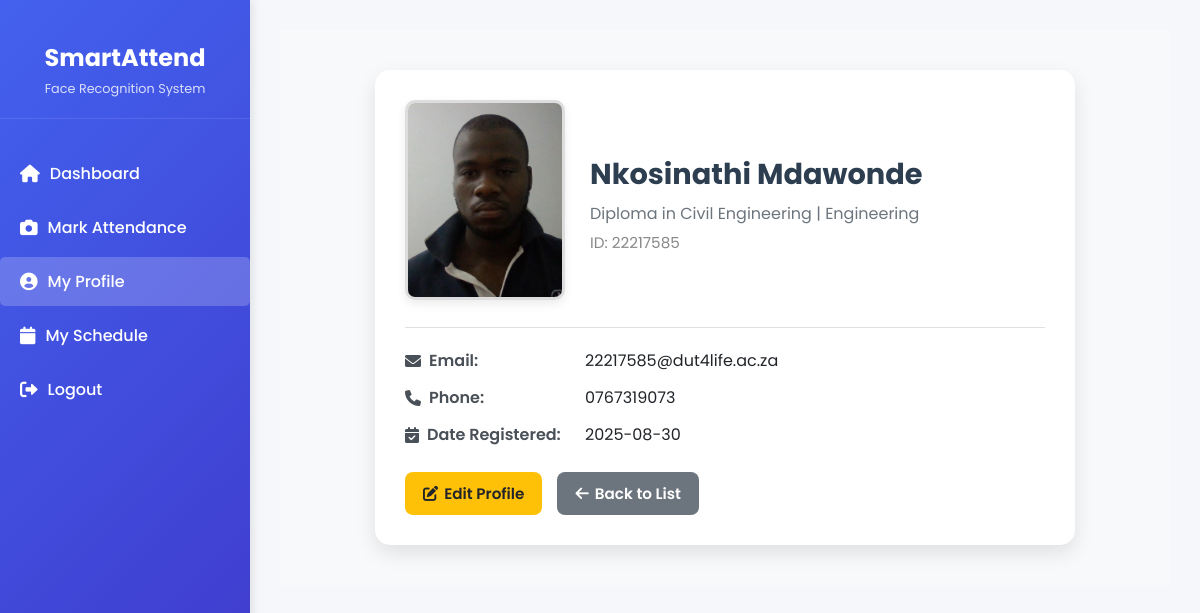
Page /student/22217585 (signed in) on the committed database.
### app.py (models this page shows)
class Student(db.Model):
    id = db.Column(db.Integer, primary_key=True)
    student_id = db.Column(db.String(20), unique=True, nullable=False)
    name = db.Column(db.String(100), nullable=False)
    faculty = db.Column(db.String(50))
    course = db.Column(db.String(50))
    email = db.Column(db.String(100))
    phone = db.Column(db.String(20))
    password = db.Column(db.String(100), nullable=False)  # Add this line
    date_registered = db.Column(db.DateTime, default=datetime.utcnow)

### app.py (the view)
@app.route('/student/<string:student_id>')
def view_student(student_id):
    student = Student.query.filter_by(student_id=student_id).first_or_404()
    if 'student_id' in session and session['student_id'] == student_id:
        today = datetime.now().date()
        today_modules = Module.query.filter_by(faculty=student.faculty).all()
        return render_template('view_student.html',
                             student=student,
                             today_modules=today_modules)
    else:
        flash('Please login to view your profile', 'error')
        return redirect(url_for('login_student'))

### templates/view_student.html (shortened to what this page needs)
{% extends "base.html" %}
{% block content %}
<div class="student-profile-container">
    <div class="profile-card">
        <div class="profile-header">
            <div class="profile-photo">
                <img src="{{ url_for('static', filename='encodings/' + student.student_id + '.jpg') }}"
                     alt="{{ student.name }}"
                     onerror="this.onerror=null;this.src='{{ url_for('static', filename='images/default-user.png') }}'">
            </div>
            <div class="profile-info">
                <h2 class="student-name">{{ student.name }}</h2>
                <p class="student-course">{{ student.course }} | {{ student.faculty }}</p>
                <p class="student-id">ID: {{ student.student_id }}</p>
            </div>
        </div>
        <div class="profile-details">
            <div class="detail-row">
                <span class="detail-label"><i class="fas fa-envelope"></i> Email:</span>
                <span class="detail-value">{{ student.email }}</span>
            </div>
            <div class="detail-row">
                <span class="detail-label"><i class="fas fa-phone"></i> Phone:</span>
                <span class="detail-value">{{ student.phone }}</span>
            </div>
            <div class="detail-row">
                <span class="detail-label"><i class="fas fa-calendar-check"></i> Date Registered:</span>
                <span class="detail-value">{{ student.date_registered.strftime('%Y-%m-%d') }}</span>
            </div>
        </div>
        <div class="profile-actions">
            <a href="{{ url_for('edit_student', student_id=student.student_id) }}" class="btn edit-btn">
                <i class="fas fa-edit"></i> Edit Profile
            </a>
            <a href="{{ url_for('home') }}" class="btn back-btn">
                <i class="fas fa-arrow-left"></i> Back to List
            </a>
        </div>
    </div>
</div>
{% endblock %}

### static/styles.css (style rules this page uses)
body { font-family: 'Segoe UI', Tahoma, Geneva, Verdana, sans-serif; margin: 0; padding: 0; background-color: #f5f7fa; color: #333; }
:root { --bs-primary: #4e73df; --bs-success: #1cc88a; --bs-light-primary: #f0f4ff; --bs-light-success: #e6f7f0; }
body { background-color: #f8f9fc; }

### templates/base.html (style rules this page uses)
:root { --primary-color: #4361ee; --secondary-color: #3f37c9; --accent-color: #4cc9f0; --dark-color: #1a1a2e; --light-color: #f8f9fa; --success-color: #4caf50; --warning-color: #ff9800; --danger-color: #f44336; --sidebar-width: 250px; }
* { margin: 0; padding: 0; box-sizing: border-box; }
body { font-family: 'Poppins', sans-serif; background-color: #f5f7fa; color: #333; display: flex; min-height: 100vh; }
.btn { display: inline-block; padding: 12px 25px; background: white; color: var(--primary-color); border-radius: 5px; text-decoration: none; font-weight: 600; transition: all 0.3s; border: none; cursor: pointer; }

### templates/view_student.html (style rules this page uses)
.student-profile-container { display: flex; justify-content: center; padding: 40px 20px; background: #f8f9fa; }
.profile-card { background: #fff; border-radius: 15px; padding: 30px; max-width: 700px; width: 100%; box-shadow: 0 8px 20px rgba(0,0,0,0.1); }
.profile-header { display: flex; align-items: center; gap: 25px; border-bottom: 1px solid #e0e0e0; padding-bottom: 20px; margin-bottom: 20px; }
.profile-photo img { width: 160px; height: 200px; border-radius: 10px; object-fit: cover; border: 3px solid #ddd; box-shadow: 0 4px 10px rgba(0,0,0,0.08); }
.profile-info { flex: 1; }
.student-name { font-size: 1.8rem; color: #2c3e50; margin: 0; font-weight: 700; }
.student-course { font-size: 1rem; color: #6c757d; margin: 5px 0; }
.student-id { font-size: 0.95rem; color: #888; }
.profile-details { margin-top: 15px; }
.detail-row { display: flex; margin: 12px 0; font-size: 1rem; }
.detail-label { font-weight: 600; width: 180px; color: #495057; display: flex; align-items: center; gap: 8px; }
.detail-value { flex: 1; color: #212529; }
.profile-actions { margin-top: 25px; display: flex; gap: 15px; }
.btn { text-decoration: none; padding: 10px 18px; border-radius: 8px; font-size: 0.95rem; font-weight: 600; display: inline-flex; align-items: center; gap: 6px; transition: 0.3s; }
.edit-btn { background: #ffc107; color: #212529; }
.back-btn { background: #6c757d; color: #fff; }

### rows in the picture
Student: student (picture), name "Nkosinathi Mdawonde", course "Diploma in Civil Engineering", faculty "Engineering", student_id "22217585", email "22217585@dut4life.ac.za", phone "0767319073", date_registered "2025-08-30"
